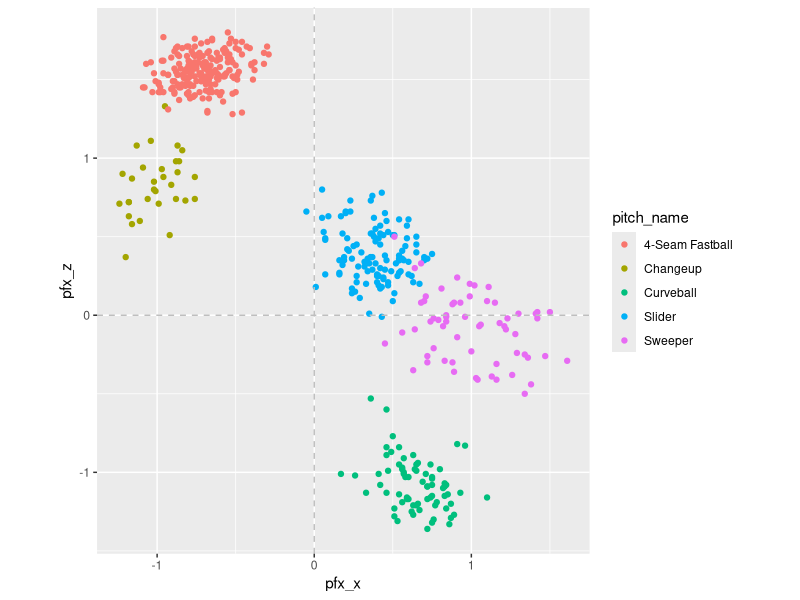

Source code (R):
library(tidyverse)
library(dplyr)
library(ggplot2)

jv_data <- read_csv("data/pitcher_verlander.csv")

jv_data_vis2 <- jv_data %>% select(pitch_name, pfx_x, pfx_z)
jv_data_vis2 <- jv_data %>% filter(pfx_x != "NA", pfx_z != "NA")


plot2 <- ggplot(jv_data_vis2, aes(x = pfx_x, y = pfx_z, color = pitch_name)) + geom_point() + coord_equal() + geom_hline(yintercept = 0, color = "gray", linetype = "dashed") +
  geom_vline(xintercept = 0, color = "gray",  linetype = "dashed") 
